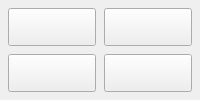
          <widget class="QWidget" name="boss_and_pocket">
           <layout class="QVBoxLayout" name="verticalLayout_39" stretch="1">
            <property name="spacing">
             <number>4</number>
            </property>
            <property name="leftMargin">
             <number>0</number>
            </property>
            <property name="topMargin">
             <number>0</number>
            </property>
            <property name="rightMargin">
             <number>0</number>
            </property>
            <property name="bottomMargin">
             <number>0</number>
            </property>
            <item>
             <layout class="QGridLayout" name="gridLayout_3">
              <property name="leftMargin">
               <number>8</number>
              </property>
              <property name="topMargin">
               <number>8</number>
              </property>
              <property name="rightMargin">
               <number>8</number>
              </property>
              <property name="bottomMargin">
               <number>8</number>
              </property>
              <property name="spacing">
               <number>8</number>
              </property>
              <item row="0" column="0">
               <widget class="QPushButton" name="probe_rect_pocket">
                <property name="sizePolicy">
                 <sizepolicy hsizetype="Preferred" vsizetype="Preferred">
                  <horstretch>0</horstretch>
                  <verstretch>0</verstretch>
                 </sizepolicy>
                </property>
                <property name="minimumSize">
                 <size>
                  <width>0</width>
                  <height>0</height>
                 </size>
                </property>
                <property name="maximumSize">
                 <size>
                  <width>16777215</width>
                  <height>16777215</height>
                 </size>
                </property>
                <property name="toolTip">
                 <string>Rectangular pocket</string>
                </property>
                <property name="text">
                 <string/>
                </property>
                <property name="icon">
                 <iconset>
                  <normalon>basic_probe_icons/rect_pocket.png</normalon>
                 </iconset>
                </property>
                <property name="iconSize">
                 <size>
                  <width>120</width>
                  <height>120</height>
                 </size>
                </property>
                <property name="probe" stdset="0">
                 <string>probe_rectangular_pocket</string>
                </property>
                <attribute name="buttonGroup">
                 <string notr="true">boss_pocket_buttonGroup</string>
                </attribute>
               </widget>
              </item>
              <item row="1" column="1">
               <widget class="QPushButton" name="probe_round_boss">
                <property name="sizePolicy">
                 <sizepolicy hsizetype="Preferred" vsizetype="Preferred">
                  <horstretch>0</horstretch>
                  <verstretch>0</verstretch>
                 </sizepolicy>
                </property>
                <property name="minimumSize">
                 <size>
                  <width>0</width>
                  <height>0</height>
                 </size>
                </property>
                <property name="maximumSize">
                 <size>
                  <width>16777215</width>
                  <height>16777215</height>
                 </size>
                </property>
                <property name="focusPolicy">
                 <enum>Qt::StrongFocus</enum>
                </property>
                <property name="toolTip">
                 <string>Round boss</string>
                </property>
                <property name="text">
                 <string/>
                </property>
                <property name="icon">
                 <iconset>
                  <normalon>basic_probe_icons/round_boss.png</normalon>
                 </iconset>
                </property>
                <property name="iconSize">
                 <size>
                  <width>120</width>
                  <height>120</height>
                 </size>
                </property>
                <property name="probe" stdset="0">
                 <string>probe_round_boss</string>
                </property>
                <attribute name="buttonGroup">
                 <string notr="true">boss_pocket_buttonGroup</string>
                </attribute>
               </widget>
              </item>
              <item row="1" column="0">
               <widget class="QPushButton" name="probe_rect_boss">
                <property name="sizePolicy">
                 <sizepolicy hsizetype="Preferred" vsizetype="Preferred">
                  <horstretch>0</horstretch>
                  <verstretch>0</verstretch>
                 </sizepolicy>
                </property>
                <property name="minimumSize">
                 <size>
                  <width>0</width>
                  <height>0</height>
                 </size>
                </property>
                <property name="maximumSize">
                 <size>
                  <width>16777215</width>
                  <height>16777215</height>
                 </size>
                </property>
                <property name="toolTip">
                 <string>Rectangular boss</string>
                </property>
                <property name="text">
                 <string/>
                </property>
                <property name="icon">
                 <iconset>
                  <normalon>basic_probe_icons/rect_boss.png</normalon>
                 </iconset>
                </property>
                <property name="iconSize">
                 <size>
                  <width>120</width>
                  <height>120</height>
                 </size>
                </property>
                <property name="probe" stdset="0">
                 <string>probe_rectangular_boss</string>
                </property>
                <attribute name="buttonGroup">
                 <string notr="true">boss_pocket_buttonGroup</string>
                </attribute>
               </widget>
              </item>
              <item row="0" column="1">
               <widget class="QPushButton" name="probe_round_pocket">
                <property name="sizePolicy">
                 <sizepolicy hsizetype="Preferred" vsizetype="Preferred">
                  <horstretch>0</horstretch>
                  <verstretch>0</verstretch>
                 </sizepolicy>
                </property>
                <property name="minimumSize">
                 <size>
                  <width>0</width>
                  <height>0</height>
                 </size>
                </property>
                <property name="maximumSize">
                 <size>
                  <width>16777215</width>
                  <height>16777215</height>
                 </size>
                </property>
                <property name="toolTip">
                 <string>Round pocket</string>
                </property>
                <property name="text">
                 <string/>
                </property>
                <property name="icon">
                 <iconset>
                  <normalon>basic_probe_icons/round_pocket.png</normalon>
                 </iconset>
                </property>
                <property name="iconSize">
                 <size>
                  <width>120</width>
                  <height>120</height>
                 </size>
                </property>
                <property name="probe" stdset="0">
                 <string>probe_round_pocket</string>
                </property>
                <attribute name="buttonGroup">
                 <string notr="true">boss_pocket_buttonGroup</string>
                </attribute>
               </widget>
              </item>
             </layout>
            </item>
           </layout>
          </widget>
